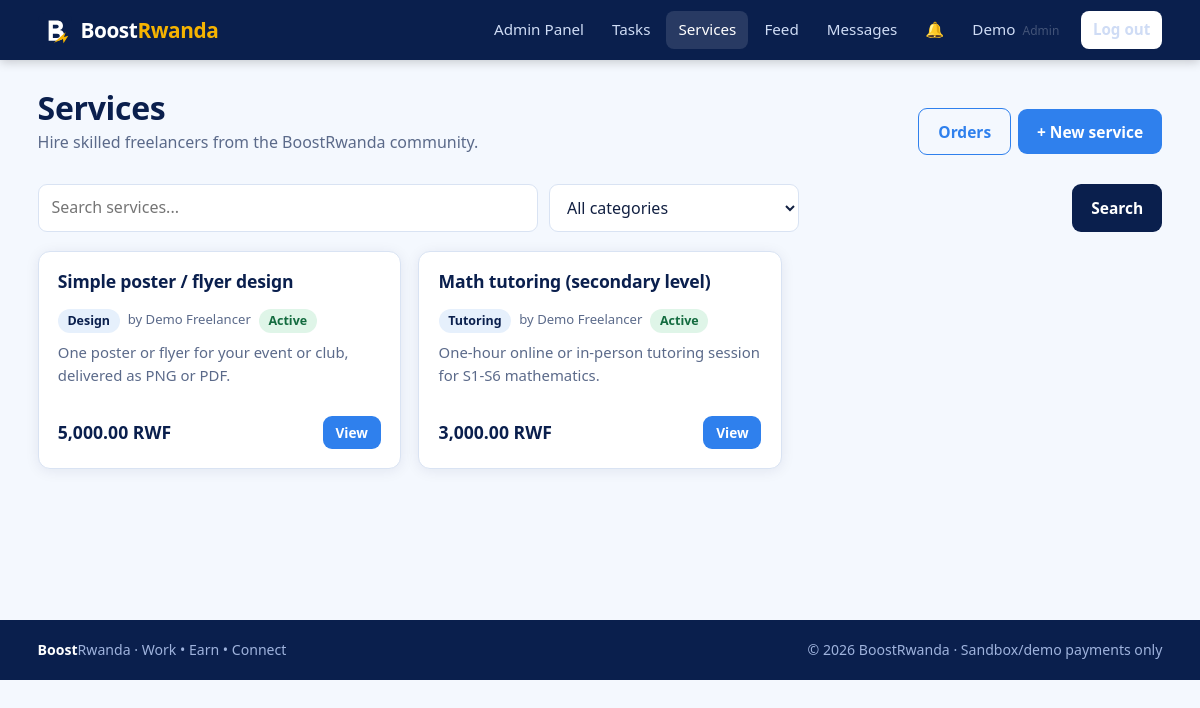
The page /services/index.php (signed in) on the database its author committed.
### tables this page shows
CREATE TABLE users (
  id            INT UNSIGNED AUTO_INCREMENT PRIMARY KEY,
  member_id     VARCHAR(12)  NULL UNIQUE,                  
  full_name     VARCHAR(100) NOT NULL,
  student_id    VARCHAR(30)  NULL,                          
  email         VARCHAR(150) NOT NULL UNIQUE,
  phone         VARCHAR(20)  NOT NULL,
  password_hash VARCHAR(255) NOT NULL,                      
  role          ENUM('member','freelancer','advertiser','admin','school') NOT NULL DEFAULT 'member',
  status        ENUM('active','suspended') NOT NULL DEFAULT 'active',
  created_at    TIMESTAMP NOT NULL DEFAULT CURRENT_TIMESTAMP,
  last_login    DATETIME NULL,
  INDEX idx_users_role (role),
  INDEX idx_users_status (status),
  INDEX idx_users_student (student_id)
);

CREATE TABLE services (
  id          INT UNSIGNED AUTO_INCREMENT PRIMARY KEY,
  provider_id INT UNSIGNED NOT NULL,
  category_id INT UNSIGNED NOT NULL,
  title       VARCHAR(150) NOT NULL,
  description TEXT NOT NULL,
  price       DECIMAL(12,2) NOT NULL,
  status      ENUM('active','inactive') NOT NULL DEFAULT 'active',
  created_at  TIMESTAMP NOT NULL DEFAULT CURRENT_TIMESTAMP,
  FOREIGN KEY (provider_id) REFERENCES users(id),
  FOREIGN KEY (category_id) REFERENCES categories(id),
  INDEX idx_services_status (status),
  FULLTEXT KEY ft_services (title, description)
);

CREATE TABLE categories (
  id   INT UNSIGNED AUTO_INCREMENT PRIMARY KEY,
  name VARCHAR(60) NOT NULL,
  type ENUM('task','service') NOT NULL,
  UNIQUE KEY uq_category (name, type)
);

### config/database.php (called while the page is built)
<?php
function db(): PDO
{
    static $pdo = null;
    if ($pdo === null) {
        $c = app_config()['db'];
        $dsn = "mysql:host={$c['host']};dbname={$c['name']};charset={$c['charset']}";
        try {
            $pdo = new PDO($dsn, $c['user'], $c['pass'], [
                PDO::ATTR_ERRMODE            => PDO::ERRMODE_EXCEPTION,
                PDO::ATTR_DEFAULT_FETCH_MODE => PDO::FETCH_ASSOC,
                PDO::ATTR_EMULATE_PREPARES   => false,
            ]);
        } catch (PDOException $e) {
            error_log('DB connection failed: ' . $e->getMessage());
            http_response_code(500);
            exit('Database connection failed. Check config/config.php and that MySQL is running.');
        }
    }
    return $pdo;
}
function q(string $sql, array $params = []): PDOStatement
{
    $st = db()->prepare($sql);
    $st->execute($params);
    return $st;
}
function fetch_all(string $sql, array $params = []): array { return q($sql, $params)->fetchAll(); }
function fetch_one(string $sql, array $params = []): ?array { $r = q($sql, $params)->fetch(); return $r ?: null; }
function fetch_val(string $sql, array $params = []) { $r = q($sql, $params)->fetchColumn(); return $r === false ? null : $r; }

### includes/auth.php (called while the page is built, shortened)
<?php
function current_user(): ?array
{
    static $user = false;
    if ($user === false) {
        $user = null;
        if (!empty($_SESSION['user_id'])) {
            $u = fetch_one('SELECT id, member_id, full_name, email, phone, role, status FROM users WHERE id=?', [$_SESSION['user_id']]);
            if ($u && $u['status'] === 'active') { $user = $u; } else { unset($_SESSION['user_id']); }
        }
    }
    return $user;
}
function role_home(string $role): string
{
    return ['admin' => 'admin/dashboard.php', 'school' => 'school/dashboard.php',
            'advertiser' => 'advertiser/dashboard.php'][$role] ?? 'user/dashboard.php';
}
function require_login(): array
{
    $u = current_user();
    return $u;
}
function require_role(array $roles): array
{
    $u = require_login();
    return $u;
}

### config/config.php (called while the page is built)
<?php
return [
    'app_name'  => 'BoostRwanda',
    'base_url'  => '/BoostRwanda',
    'currency'  => 'RWF',
    'debug'     => false,
    'db' => [
        'host'    => '127.0.0.1',
        'name'    => 'boostrwanda_db',
        'user'    => 'root',
        'pass'    => '',
        'charset' => 'utf8mb4',
    ],
    'upload_max_bytes' => 2 * 1024 * 1024,
    'upload_allowed'   => [
        'jpg' => 'image/jpeg', 'jpeg' => 'image/jpeg',
        'png' => 'image/png',  'pdf'  => 'application/pdf',
    ],
    'max_login_attempts' => 5,
    'lockout_minutes'    => 15,
    'session_idle_secs'  => 7200,
    'payment' => [
        'mode'           => 'sandbox',
        'webhook_secret' => 'change-me-sandbox-secret',
    ],
];

### includes/bootstrap.php (called while the page is built, shortened)
<?php
function app_config(): array
{
    static $cfg = null;
    if ($cfg === null) { $cfg = require ROOT_PATH . '/config/config.php'; }
    return $cfg;
}
require_once ROOT_PATH . '/config/database.php';
require_once ROOT_PATH . '/includes/functions.php';
require_once ROOT_PATH . '/includes/auth.php';
require_once ROOT_PATH . '/includes/tasks_lib.php';

### includes/tasks_lib.php (called while the page is built, shortened)
<?php
function excerpt(string $s, int $n = 120): string
{
    $s = trim(preg_replace('/\s+/', ' ', $s));
    return mb_strlen($s) > $n ? mb_substr($s, 0, $n - 1) . '…' : $s;
}

### services/index.php (the view, shortened to what this page needs)
<?php
require_once __DIR__ . '/../includes/bootstrap.php';
$user = require_role(['member', 'freelancer', 'advertiser', 'admin']);
$isAdmin = $user['role'] === 'admin';
$q = clean($_GET['q'] ?? '', 80); $cat = (int)($_GET['category'] ?? 0);
$w = ['1=1']; $p = [];
$where = implode(' AND ', $w);
$total = (int)fetch_val("SELECT COUNT(*) FROM services s WHERE $where", $p);
$pg = paginate($total, 9);
$rows = fetch_all("SELECT s.*, c.name AS category, u.full_name AS provider FROM services s
                   JOIN categories c ON c.id=s.category_id JOIN users u ON u.id=s.provider_id
                   WHERE $where ORDER BY s.id DESC LIMIT {$pg['per']} OFFSET {$pg['offset']}", $p);
include __DIR__ . '/../includes/header.php';
?>
<div class="container">
  <div class="page-head"><div><h1>Services</h1><p>Hire skilled freelancers from the BoostRwanda community.</p></div>
    <div class="actions"><a class="btn btn-outline" href="<?= e(url('services/orders.php')) ?>">Orders</a>
    <?php if (in_array($user['role'], ['freelancer', 'admin'], true)): ?><a class="btn btn-primary" href="<?= e(url('services/create.php')) ?>">+ New service</a><?php endif; ?></div></div>
  <form class="toolbar" method="get" data-no-loading>
    <input type="search" name="q" value="<?= e($q) ?>" placeholder="Search services..." aria-label="Search services">
    <select name="category" aria-label="Category"><option value="0">All categories</option>
      <?php foreach (categories_of('service') as $c): ?><option value="<?= (int)$c['id'] ?>" <?= $cat === (int)$c['id'] ? 'selected' : '' ?>><?= e($c['name']) ?></option><?php endforeach; ?></select>
    <span></span><button class="btn btn-navy" type="submit">Search</button>
  </form>
  <div class="grid grid-3">
    <?php foreach ($rows as $s): ?>
      <article class="item-card">
        <h3><a href="<?= e(url('services/details.php?id=' . $s['id'])) ?>"><?= e($s['title']) ?></a></h3>
        <div class="meta"><span class="badge"><?= e($s['category']) ?></span><span>by <?= e($s['provider']) ?></span><?= $isAdmin ? status_badge($s['status']) : '' ?></div>
        <p class="desc"><?= e(excerpt($s['description'])) ?></p>
        <div class="foot"><span class="price"><?= e(money($s['price'])) ?></span><a class="btn btn-primary btn-sm" href="<?= e(url('services/details.php?id=' . $s['id'])) ?>">View</a></div>
      </article>
    <?php endforeach; ?>
  </div>
</div>
<?php include __DIR__ . '/../includes/footer.php'; ?>

### includes/navbar.php (shortened to what this page needs)
<?php
$__links = [];
if ($__u) {
    switch ($__u['role']) {
        case 'admin':
            $__links = ['admin/dashboard.php' => 'Admin Panel', 'tasks/index.php' => 'Tasks', 'services/index.php' => 'Services',
                        'social/index.php' => 'Feed', 'messages/index.php' => 'Messages'];
            break;
    }
}
$__here = ltrim(str_replace(rtrim(app_config()['base_url'], '/'), '', parse_url($_SERVER['REQUEST_URI'], PHP_URL_PATH)), '/');
$__active = array_key_exists($__here, $__links) ? $__here : null;
?>
<header class="topbar">
  <div class="container topbar-inner">
    <a class="brand" href="<?= e(url($__u ? role_home($__u['role']) : '')) ?>">
      <img src="<?= e(url('assets/images/logo.svg')) ?>" alt="" width="34" height="34">
      <span>Boost<b>Rwanda</b></span>
    </a>
    <nav id="nav" class="nav">
      <?php foreach ($__links as $path => $label): ?>
        <a class="<?= $path === $__active ? 'active' : '' ?>" href="<?= e(url($path)) ?>"><?= e($label) ?></a>
      <?php endforeach; ?>
      <?php if ($__u): ?>
        <a class="bell" href="<?= e(url('user/notifications.php')) ?>" title="Notifications">&#128276;<span id="notif-count" class="count" <?= ($n = unread_notifications((int)$__u['id'])) ? '' : 'hidden' ?>><?= (int)$n ?></span></a>
        <a href="<?= e(url('user/profile.php')) ?>" class="nav-user"><?= e(explode(' ', $__u['full_name'])[0]) ?> <small><?= e($__u['role']) ?></small></a>
        <a class="btn btn-light btn-sm" href="<?= e(url('auth/logout.php')) ?>">Log out</a>
      <?php else: ?>
        <a href="<?= e(url('auth/login.php')) ?>">Log in</a>
        <a class="btn btn-gold btn-sm" href="<?= e(url('auth/register.php')) ?>">Join free</a>
      <?php endif; ?>
    </nav>
  </div>
</header>

### includes/functions.php (shortened to what this page needs)
<?php
function e($v): string { return htmlspecialchars((string)$v, ENT_QUOTES | ENT_SUBSTITUTE, 'UTF-8'); }
function url(string $path = ''): string { return rtrim(app_config()['base_url'], '/') . '/' . ltrim($path, '/'); }
function money($n): string { return number_format((float)$n, 2) . ' ' . app_config()['currency']; }
function clean(?string $v, int $max = 255): string { return mb_substr(trim((string)$v), 0, $max); }
function status_badge(string $s): string { return '<span class="badge badge-' . e($s) . '">' . e(ucfirst(str_replace('_', ' ', $s))) . '</span>'; }
function paginate(int $total, int $perPage = 10): array
{
    $pages = max(1, (int)ceil($total / $perPage));
    $page  = min(max(1, (int)($_GET['page'] ?? 1)), $pages);
    return ['page' => $page, 'pages' => $pages, 'per' => $perPage, 'offset' => ($page - 1) * $perPage, 'total' => $total];
}

### assets/css/style.css (style rules this page uses)
:root { --navy:#0a1f4d; --navy-2:#13306e; --blue:#2f80ed; --sky:#e6f0fc; --sky-2:#cfe2fa; --gold:#f5b301; --ink:#122042; --muted:#5b6a8a; --line:#d9e3f3; --bg:#f4f8fe; --white:#fff; --ok:#1a9d5c; --warn:#d98a00; --bad:#d6393b; --radius:12px; --shadow:0 2px 14px rgba(10,31,77,.08); font-family:"Segoe UI",system-ui,-apple-system,Roboto,Arial,sans-serif; }
* { box-sizing:border-box }
html { scroll-behavior:smooth }
body { margin:0;background:var(--bg);color:var(--ink);line-height:1.55;font-size:16px }
h1,h2,h3 { line-height:1.2;color:var(--navy);margin:0 0 .5em;letter-spacing:-.01em }
h1 { font-size:2rem }
h3 { font-size:1.1rem }
a { color:var(--blue) }
img { max-width:100% }
p { margin:0 0 1em }
small,.muted { color:var(--muted) }
.container { width:100%;max-width:1160px;margin:0 auto;padding:0 1.1rem }
.topbar { background:var(--navy);color:#fff;position:sticky;top:0;z-index:50;box-shadow:0 2px 10px rgba(0,0,0,.2) }
.topbar-inner { display:flex;align-items:center;justify-content:space-between;gap:1rem;min-height:60px }
.brand { display:flex;align-items:center;gap:.55rem;color:#fff;text-decoration:none;font-size:1.3rem;font-weight:700;letter-spacing:-.02em }
.brand b { color:var(--gold) }
.nav { display:flex;align-items:center;gap:.25rem;flex-wrap:wrap }
.nav>a { color:#cfdcf5;text-decoration:none;padding:.45rem .75rem;border-radius:8px;font-size:.95rem }
.nav>a:hover,.nav>a.active { background:rgba(255,255,255,.12);color:#fff }
.nav .btn { margin-left:.35rem }
.nav-user small { opacity:.7;font-size:.75rem;margin-left:.2rem;text-transform:capitalize }
.bell { position:relative }
.btn { display:inline-block;border:0;border-radius:9px;padding:.65rem 1.2rem;font-size:.97rem;font-weight:600;cursor:pointer;text-decoration:none;font-family:inherit;transition:transform .08s,filter .15s }
.btn-primary { background:var(--blue);color:#fff }
.btn-navy { background:var(--navy);color:#fff }
.btn-light { background:#fff;color:var(--navy) }
.btn-outline { background:transparent;border:1.5px solid var(--blue);color:var(--blue) }
.btn-sm { padding:.35rem .8rem;font-size:.85rem }
.badge { display:inline-block;padding:.15rem .6rem;border-radius:20px;font-size:.78rem;font-weight:600;background:var(--sky);color:var(--navy);white-space:nowrap }
.badge-open,.badge-active,.badge-approved,.badge-completed,.badge-confirmed,.badge-visible,.badge-resolved { background:#dff5e8;color:#136b3f }
input,select,textarea { width:100%;padding:.65rem .8rem;border:1.5px solid var(--line);border-radius:9px;font:inherit;background:#fff;color:var(--ink) }
.grid { display:grid;gap:1.1rem }
.grid-3 { grid-template-columns:repeat(3,1fr) }
.toolbar { display:grid;grid-template-columns:2fr 1fr 1fr auto;gap:.7rem;margin:1.2rem 0 }
.item-card { display:flex;flex-direction:column;gap:.5rem;background:#fff;border:1px solid var(--line);border-radius:var(--radius);padding:1.2rem;box-shadow:var(--shadow);transition:transform .12s,box-shadow .12s }
.item-card h3 a { color:var(--navy);text-decoration:none }
.item-card .desc { color:var(--muted);flex:1;font-size:.93rem }
.item-card .foot { display:flex;justify-content:space-between;align-items:center;margin-top:.4rem }
.price { font-weight:800;color:var(--navy);font-size:1.1rem }
.meta { display:flex;gap:.5rem;flex-wrap:wrap;font-size:.82rem;color:var(--muted) }

### assets/css/dashboard.css (style rules this page uses)
.page-head { display:flex;justify-content:space-between;align-items:flex-end;gap:1rem;flex-wrap:wrap;padding:1.8rem 0 .6rem }
.page-head h1 { margin:0 }
.page-head p { margin:.2rem 0 0;color:var(--muted) }
.actions { display:flex;gap:.4rem;flex-wrap:wrap;align-items:center }

### rows shown on the page
users: full_name "Demo", role "Admin"
services: title "Simple poster / flyer design", category.name "Design", provider.full_name "Demo Freelancer", status "Active", description "One poster or flyer for your event or club, delivered as PNG or PDF.", price "5,000.00 RWF"
services: title "Math tutoring (secondary level)", category.name "Tutoring", provider.full_name "Demo Freelancer", status "Active", description "One-hour online or in-person tutoring session for S1-S6 mathematics.", price "3,000.00 RWF"

### other values the page prints
$label "Admin Panel"
$label "Tasks"
$label "Services"
$label "Feed"
$label "Messages"
